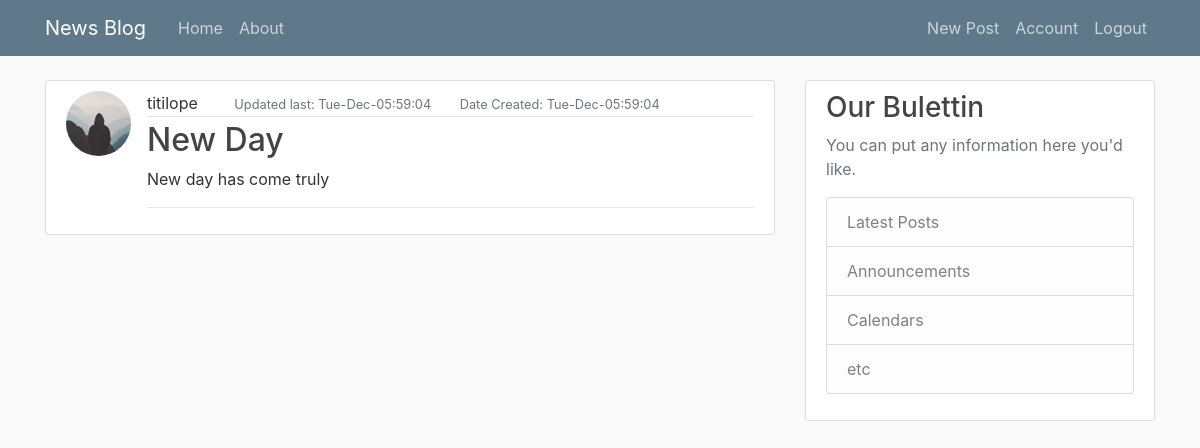
/post/11 (signed in), run on the app's committed database.
### newspost/model.py (models this page shows, shortened)
class User(db.Model, UserMixin):
    id = db.Column(db.Integer, primary_key=True , nullable=False)
    username = db.Column(db.String(60),unique=True, nullable=False)
    email = db.Column(db.String(120), nullable=False, unique=True)
    password = db.Column(db.String(), nullable=False)
    image_file = db.Column(db.String, default='default.jpg')
    date_updated = db.Column(db.DateTime, nullable=False, default=datetime.utcnow)
    post = db.relationship('Post', backref='author', lazy=True)

class Post(db.Model):
    id = db.Column(db.Integer, primary_key=True, nullable=False)
    title = db.Column(db.String(60),unique=True, nullable=False)
    content = db.Column(db.Text(420), nullable=False, unique=True)
    date_posted = db.Column(db.DateTime, nullable=False, default=datetime.utcnow)
    date_updated = db.Column(db.DateTime, nullable=False, default=datetime.utcnow)
    user_id = db.Column(db.Integer, db.ForeignKey('user.id'), nullable=False)

### newspost/routes.py (the view)
@app.route('/post/<int:post_id>', methods=['GET','POST'])
@login_required
def post(post_id):
    post = Post.query.get_or_404(post_id)
    return render_template('post.html', post = post)

### newspost/model.py (called while the page is built)
@login_manager.user_loader
def load_user(user_id):
    return User.query.get(int(user_id))

### newspost/Templates/post.html (shortened to what this page needs)
{% extends 'base.html' %}
    {% block content %}
        <article class="media content-section">
          <img class="rounded-circle article-img" src="{{ url_for('static', filename='img/' + post.author.image_file) }}">
          <div class="media-body">
            <div class="article-metadata">
              <span class="mr-2" href="#">{{ post.author.username }}</span>
              <small class="text-muted ml-4 ">Updated last: {{ post.date_posted.strftime('%a-%b-%X') }}</small>
              <small class="text-muted ml-4">Date Created: {{ post.date_updated.strftime('%a-%b-%X') }} </small>
            </div>
            <h2><a class="article-title" href="#">{{ post.title }}</a></h2>
            <p class="article-content">{{ post.content }}</p>
            <hr>
        </article>
    {% endblock content %}

### newspost/static/main.css (style rules this page uses)
body { background: #fafafa; color: #333333; margin-top: 5rem; }
h1, h2, h3, h4, h5, h6 { color: #444444; }
a { text-decoration: none; }
.content-section { background: #ffffff; padding: 10px 20px; border: 1px solid #dddddd; border-radius: 3px; margin-bottom: 20px; }
.article-title { color: #444444; }
.article-content { white-space: pre-line; }
.article-img { height: 65px; width: 65px; margin-right: 16px; }
.article-metadata { padding-bottom: 1px; margin-bottom: 4px; border-bottom: 1px solid #e3e3e3 }

### data on the page
User: image_file (placeholder picture), author.username "titilope"
Post: date_posted "Tue-Dec-05:59:04", date_updated "Tue-Dec-05:59:04", title "New Day", content "New day has come truly"
